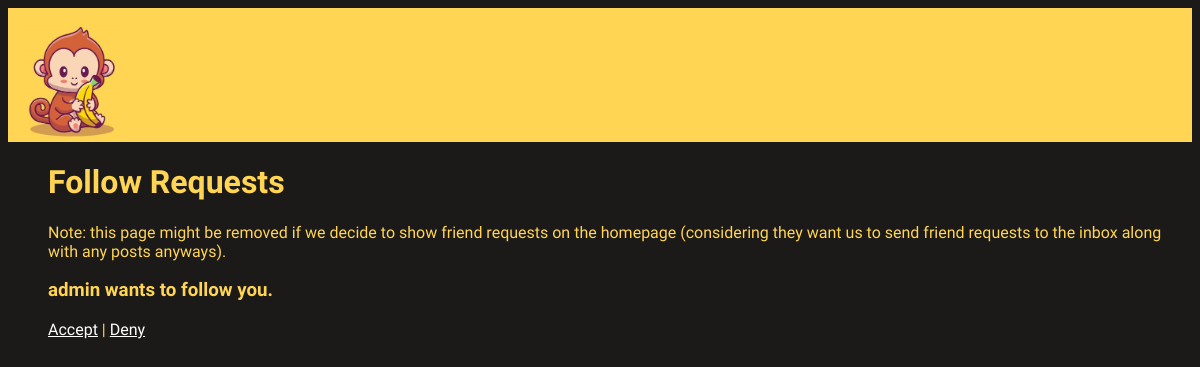
The page /authors/12/followrequests/ (signed in) on the database as committed earlier.
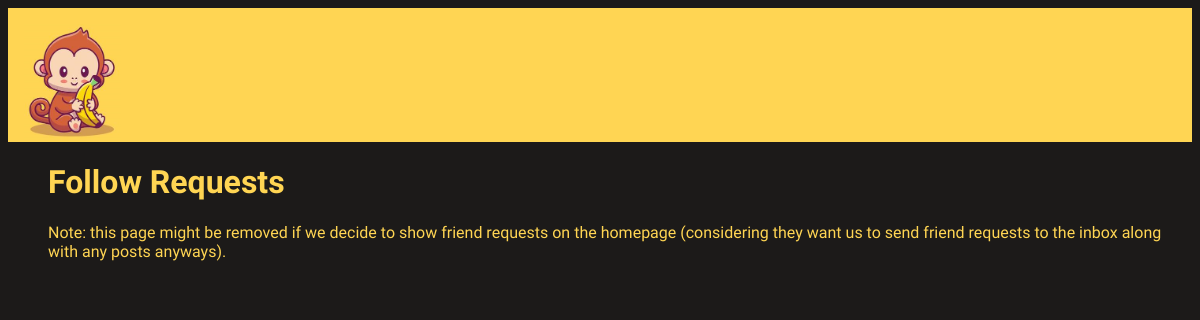
The same page on the database as committed later.
### accounts/models.py (models this page shows, shortened)
class FollowRequests(models.Model):
    summary = models.CharField(max_length=100)
    requester = models.JSONField(default=dict)
    recipient = models.JSONField(default=dict)
    sent_at = models.DateTimeField(auto_now_add=True)
    class Meta:
        unique_together = ('requester', 'recipient')

### pages/views.py (the view)
# urls.py: path("authors/<int:pk>/followrequests/", FollowRequestsListView.as_view(), name="author_requests"),
class FollowRequestsListView(ListView): # basic generic view that just displays template
    model = FollowRequests
    template_name = "followrequests.html"
    context_object_name = 'requests_list'

### templates/followrequests.html
{% extends "base.html" %}
{% block content %}
<ul>
<h1>Follow Requests</h1>
<p>Note: this page might be removed if we decide to show friend requests on the homepage (considering they want us to
    send friend requests to the inbox along with any posts anyways).
</p>
{% for request in requests_list %}
    {% if user.username == request.recipient.username %}
        <h3>{{request.requester.username}} wants to follow you.</h3>
        <a href="{% url 'fq_accept' pk=user.pk fq_pk=request.pk %}">Accept</a> | <a href="{% url 'fq_deny' pk=user.pk fq_pk=request.pk %}">Deny</a>
    {% endif %}
{% empty %}
    <li>No friend requests yet.</li>
{% endfor %}
</ul>
{% endblock content %}

Rows that differ between the two databases and show on the page:
removed FollowRequests: requester.username "admin"
